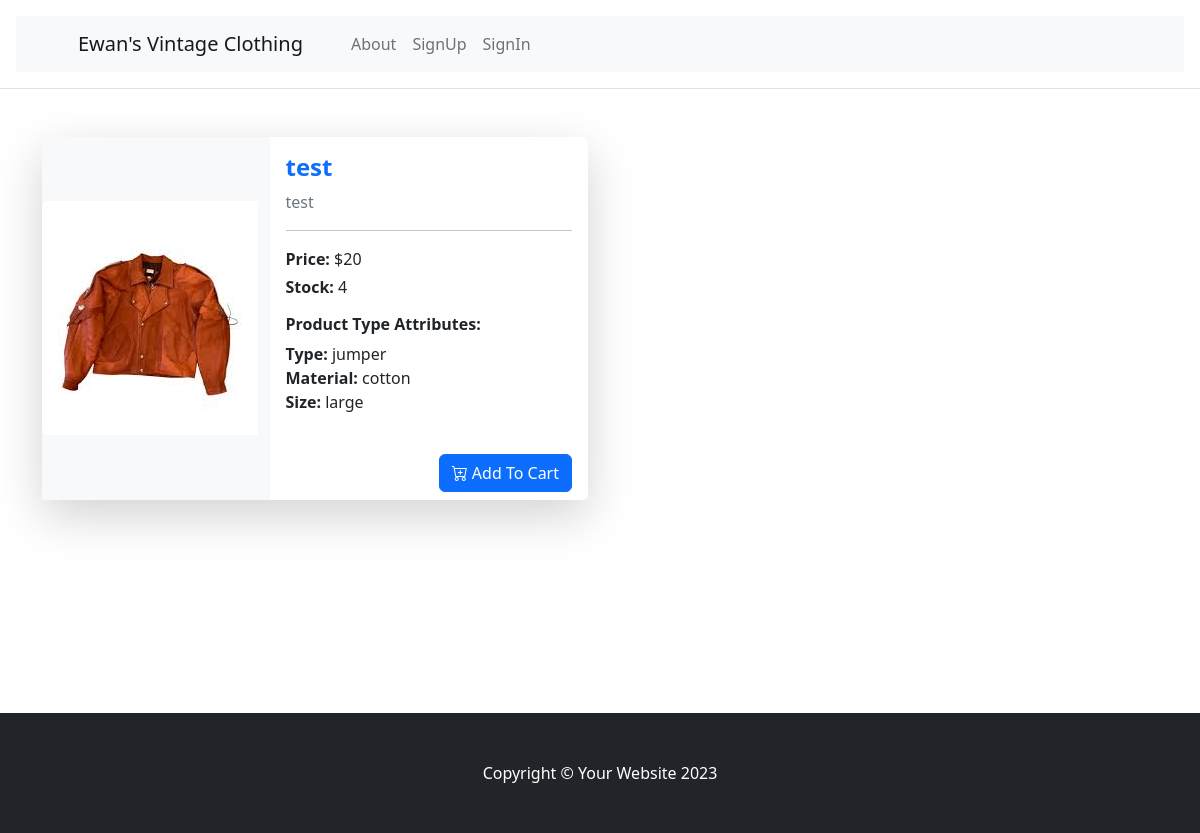
Screenshot of /products/test with the database file from the repository.
### tables this page shows
CREATE TABLE Product (
    id INTEGER PRIMARY KEY AUTOINCREMENT,
    name VARCHAR(255) NOT NULL,
    description TEXT,
    stock INT NOT NULL CHECK (stock >= 0),
    price DECIMAL(10, 2) NOT NULL CHECK (price >= 0.00),
    imageurl VARCHAR(255) NOT NULL,
    created_by INT NOT NULL,
    product_type INT NOT NULL,
    created_at TIMESTAMP DEFAULT CURRENT_TIMESTAMP,
    FOREIGN KEY (created_by) REFERENCES User(id) ON DELETE CASCADE,
    FOREIGN KEY (product_type) REFERENCES ProductType(id) ON DELETE CASCADE
);

CREATE TABLE ProductType (
    id INTEGER PRIMARY KEY AUTOINCREMENT,
    name VARCHAR(20) NOT NULL,
    material VARCHAR(20) NOT NULL,
    size VARCHAR(20) NOT NULL
);

### app.py (the view)
@app.route('/products/<name>')
def get_product(name):
    try:
        product=select_product_by_name(name)
        return render_template('ProductDetail.html', product=product)
    except Exception as e:
        print(e)
        flash('The Product does not exist','danger')
        return redirect(url_for('products_spread'))

### Model/Product.py (called while the page is built)
    def to_dict(self) -> dict:
        return {
            "id":self.id, "name":self.name, "material":self.material, "size":self.size
        }

    def to_dict(self):
        return {
            'id': self.id,
            'name': self.name,
            'description': self.description,
            'stock': self.stock,
            'price': self.price,
            'imageurl': self.imageurl,
            'created_by': self.created_by,
            'product_type': self.product_type,
            'created_at': self.created_at
        }

### app.py (called while the page is built, shortened)
@app.before_request
def before_request():
    email=session.get("email")
    if email is None:
        g.user = None

### db.py (called while the page is built)
def get_db():
    db = getattr(g, '_database', None)
    if db is None:
        db = g._database = sqlite3.connect(DATABASE)
    return db

def select_product_by_name(productname):
    mydb=get_db()
    row=mydb.execute("""SELECT id, name, description, stock, price, imageurl, created_by, product_type, created_at FROM Product WHERE name = ?""",
                     (productname,)).fetchone()
    if row:
        product_type_id=row[7]#row 7 contains product type id
        product_typeobject=select_product_type_by_id(product_type_id)
        product=ProductRead(id=row[0],
                     name=row[1],
                     description=row[2],
                     stock=row[3],
                     price=row[4],
                     imageurl=row[5],
                     created_by=row[6],
                     product_type=product_typeobject,#assign product type object to Product's product_type field
                     created_at=row[8]).to_dict()
        return product

def select_product_type_by_id(id):
    mydb = get_db()
    row=mydb.execute("""select id, name, material, size FROM ProductType WHERE id = ?"""
                     ,(id,)).fetchone()
    if row:
        producttype=ProductTypeRead(id=row[0],
                                    name=row[1],
                                    material=row[2],
                                    size=row[3]).to_dict()
        return producttype

### templates/ProductDetail.html (shortened to what this page needs)
{% extends "base.html" %}
{% block content %}
<div class="container py-4">
<div class="row">
    <div class="col">
        <div class="card shadow-lg border-0 mb-4" style="max-width: 720px;">
    <div class="row g-0">
      <div class="col-md-5 d-flex align-items-center bg-light">
        <img src="{{ product.imageurl }}" class="img-fluid rounded-start" alt="{{ product.name }}">
      </div>
      <div class="col-md-7">
        <div class="card-body">
          <h4 class="card-title text-primary fw-bold">{{ product.name }}</h4>
          <p class="card-text text-muted">{{ product.description }}</p>
          <hr>
          <p class="mb-1"><strong>Price:</strong> ${{ product.price }}</p>
          <p class="mb-3"><strong>Stock:</strong> {{ product.stock }}</p>
          <h6 class="fw-bold">Product Type Attributes:</h6>
          <ul class="list-unstyled">
            <li><strong>Type:</strong> {{ product.product_type.name }}</li>
            <li><strong>Material:</strong> {{ product.product_type.material }}</li>
            <li><strong>Size:</strong> {{ product.product_type.size }}</li>
          </ul>
        </div>
        <div class="card-footer bg-white border-0 d-flex justify-content-end">
          <form method="post" action="{{ url_for('add_to_cart') }}">
            <button class="btn btn-primary" type="submit">
              <i class="bi bi-cart-plus"></i> Add To Cart
            </button>
          </form>
        </div>
      </div>
    </div>
  </div>
    </div>
    <div class="col">
    </div>
</div>
</div>
{% endblock %}

### rows the page displays
Product: imageurl (picture), name "test", description "test", price "20", stock "4"
ProductType: product_type.name "jumper", product_type.material "cotton", product_type.size "large"
